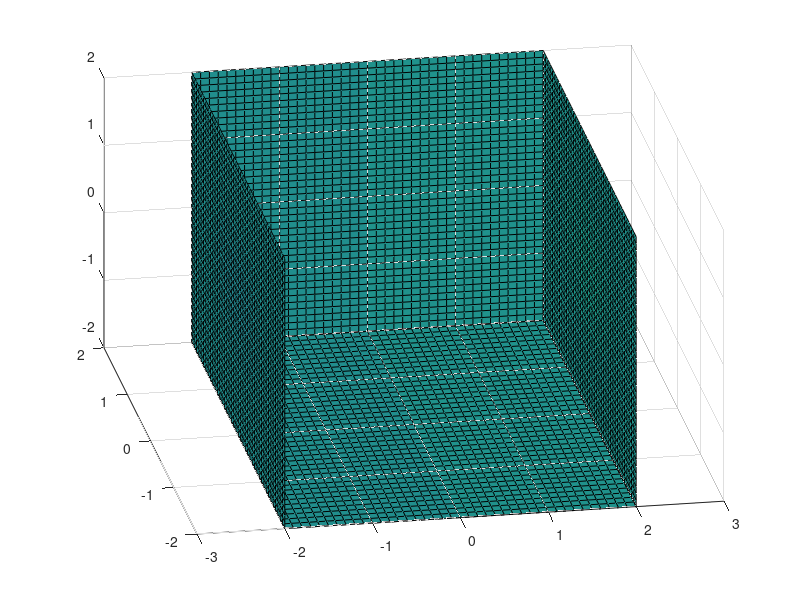

Write MATLAB code to recreate this figure.
% [绘图]立体透视
[x,y,z]=meshgrid(-2:0.1:2,...
    -2:0.1:2,...
    -2:0.1:2);
v=x.*exp(-x.^2-y.^2-z.^2);
[dx,dy,dz]=cylinder;
slice(x,y,z,v,[-2 2],2,-2)
for i=-2:0.2:2
    h=surface(dx+i,dy,dz);
    rotate(h,[1 0 0],90)
    xp=get(h,'xdata');
    yp=get(h,'ydata');
    zp=get(h,'zdata');
    delete(h)
    hold on
    hs=slice(x,y,z,v,xp,yp,zp);
    axis tight
    xlim([-3 3])
    view(-10,35)
    drawnow
    delete(hs)
    hold off
end
